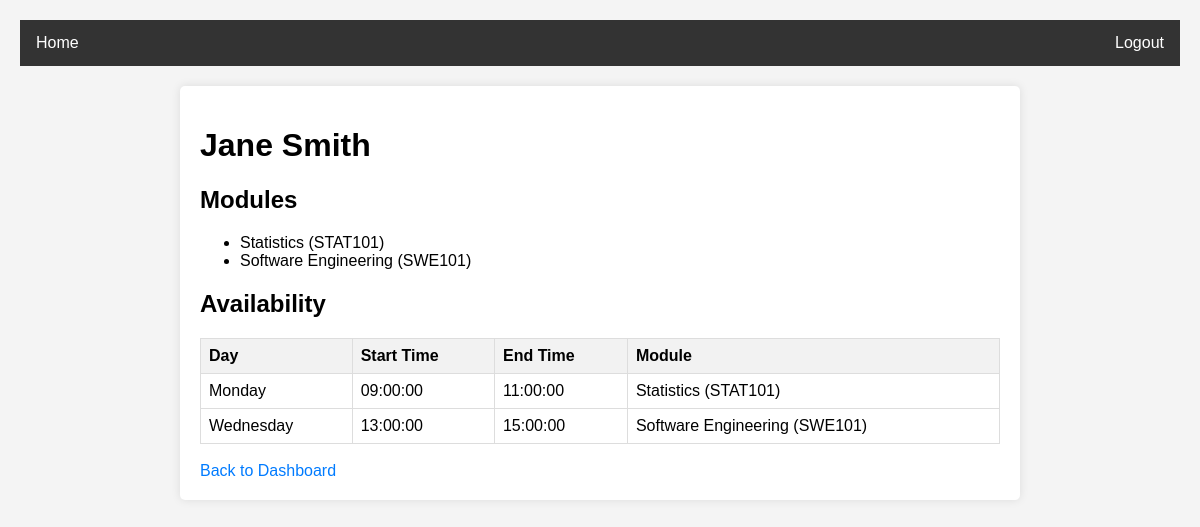
Page /view_tutor/2 (signed in) on the committed database.
### models.py (models this page shows)
class User(db.Model):
    __tablename__ = 'users'
    user_id = db.Column(db.Integer, primary_key=True)
    email = db.Column(db.String(120), unique=True, nullable=False)
    username = db.Column(db.String(80), unique=True, nullable=False)
    password = db.Column(db.String(120), nullable=False)
    role = db.Column(db.String(20), nullable=False)
    name = db.Column(db.String(80), nullable=False)
    surname = db.Column(db.String(80), nullable=False)

class Module(db.Model):
    __tablename__ = 'modules'
    module_id = db.Column(db.Integer, primary_key=True)
    module_name = db.Column(db.String(80), nullable=False)
    module_code = db.Column(db.String(10), unique=True, nullable=False)
    description = db.Column(db.String(200), nullable=True)

class TutorAvailability(db.Model):
    __tablename__ = 'tutor_availability'
    availability_id = db.Column(db.Integer, primary_key=True, autoincrement=True)
    tutor_id = db.Column(db.Integer, db.ForeignKey('users.user_id'), nullable=False)
    module_id = db.Column(db.Integer, db.ForeignKey('modules.module_id'), nullable=False)
    day_of_week = db.Column(db.String(10), nullable=False)
    start_time = db.Column(db.Time, nullable=False)
    end_time = db.Column(db.Time, nullable=False)
    module = db.relationship('Module', backref='tutor_availabilities')
    __table_args__ = (
        db.UniqueConstraint('tutor_id', 'module_id', 'day_of_week', 'start_time', 'end_time', name='unique_availability'),
    )

### app.py (the view)
@app.route('/view_tutor/<int:tutor_id>')
def view_tutor(tutor_id):
    if 'user_id' not in session or session['role'] != 'admin':
        flash('Please log in as an admin', 'error')
        return redirect(url_for('login'))
    tutor = User.query.get_or_404(tutor_id)
    tutor_modules = TutorModule.query.filter_by(tutor_id=tutor_id).all()
    modules = [Module.query.get(tm.module_id) for tm in tutor_modules]
    availability = (
        TutorAvailability.query
        .filter_by(tutor_id=tutor_id)
        .join(Module, TutorAvailability.module_id == Module.module_id)
        .all()
    )
    return render_template('view_tutor.html', tutor=tutor, modules=modules, availability=availability)

### templates/view_tutor.html (shortened to what this page needs)
{% extends 'base.html' %}
{% block content %}
    <h1>{{ tutor.name }} {{ tutor.surname }}</h1>
    <h2>Modules</h2>
    <ul>
        {% for module in modules %}
            <li>{{ module.module_name }} ({{ module.module_code }})</li>
        {% endfor %}
    </ul>
    <h2>Availability</h2>
    <table>
        <thead>
            <tr>
                <th>Day</th>
                <th>Start Time</th>
                <th>End Time</th>
                <th>Module</th>
            </tr>
        </thead>
        <tbody>
            {% for slot in availability %}
                <tr>
                    <td>{{ slot.day_of_week }}</td>
                    <td>{{ slot.start_time }}</td>
                    <td>{{ slot.end_time }}</td>
                    <td>{{ slot.module.module_name }} ({{ slot.module.module_code }})</td>
                </tr>
            {% endfor %}
        </tbody>
    </table>
    <br>
    <a href="{{ url_for('admin_dashboard') }}">Back to Dashboard</a>
{% endblock %}

### templates/base.html (style rules this page uses)
body { font-family: Arial, sans-serif; margin: 0; padding: 20px; background-color: #f4f4f4; }
table { width: 100%; border-collapse: collapse; margin-top: 20px; }
table, th, td { border: 1px solid #ddd; }
th, td { padding: 8px; text-align: left; }
th { background-color: #f2f2f2; }
a { color: #007bff; text-decoration: none; }

### rows in the picture
User: name "Jane", surname "Smith"
Module: module_name "Statistics", module_code "STAT101"
Module: module_name "Software Engineering", module_code "SWE101"
TutorAvailability: day_of_week "Monday", start_time "09:00:00", end_time "11:00:00", module.module_name "Statistics", module.module_code "STAT101"
TutorAvailability: day_of_week "Wednesday", start_time "13:00:00", end_time "15:00:00", module.module_name "Software Engineering", module.module_code "SWE101"
